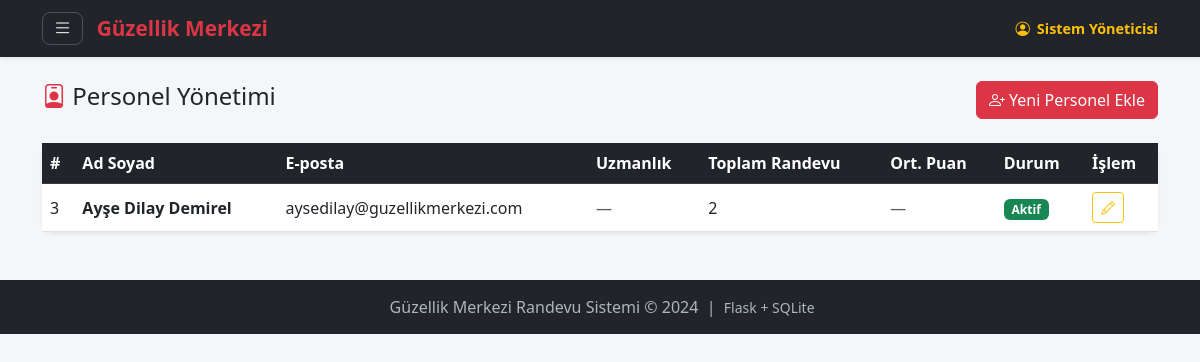
The page /admin/personeller (signed in) on the database as committed earlier.
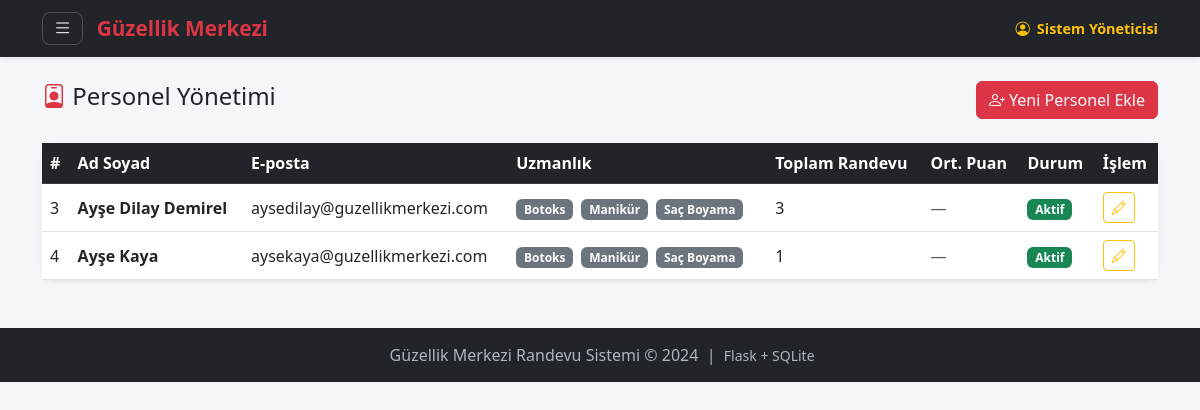
The same page on the database as committed later.
### tables this page shows
CREATE TABLE personeller (
            id          INTEGER PRIMARY KEY AUTOINCREMENT,
            ad_soyad    TEXT    NOT NULL,
            email       TEXT    NOT NULL UNIQUE,
            sifre_hash  TEXT    NOT NULL,
            uzmanlik    TEXT    NOT NULL,          -- Yaptığı işlem (botoks, saç vb.)
            rol         TEXT    DEFAULT 'personel', -- 'personel' veya 'admin'
            aktif       INTEGER DEFAULT 1
        );

CREATE TABLE hizmetler (
            id      INTEGER PRIMARY KEY AUTOINCREMENT,
            ad      TEXT NOT NULL UNIQUE,   -- Hizmet adı (Botoks, Manikür vb.)
            aktif   INTEGER DEFAULT 1       -- 0=pasif, 1=aktif
        , sure_dakika INTEGER DEFAULT 30);

### routes/admin_routes.py (the view)
@admin_bp.route('/personeller')
@admin_gerekli
def personeller():
    db = get_db()
    personel_listesi = db.execute('''
        SELECT p.*,
               COUNT(DISTINCT r.id) AS toplam_randevu,
               AVG(d.hizmet_puani + d.tutum_puani + d.sure_puani) / 3.0 AS ort_puan
        FROM personeller p
        LEFT JOIN randevular r ON p.id = r.personel_id
        LEFT JOIN degerlendirmeler d ON p.id = d.personel_id
        WHERE p.rol = 'personel'
        GROUP BY p.id
        ORDER BY ort_puan DESC NULLS LAST
    ''').fetchall()
    personel_uzmanliklar = {}
    for p in personel_listesi:
        hizmetler = db.execute('''
            SELECT h.ad FROM hizmetler h
            JOIN personel_uzmanliklar pu ON h.id = pu.hizmet_id
            WHERE pu.personel_id = ?
            ORDER BY h.ad
        ''', (p['id'],)).fetchall()
        personel_uzmanliklar[p['id']] = [h['ad'] for h in hizmetler]
    return render_template('admin/personeller.html',
                           personeller=personel_listesi,
                           personel_uzmanliklar=personel_uzmanliklar)

### database.py (called while the page is built)
def get_db():
    if 'db' not in g:
        g.db = sqlite3.connect(
            current_app.config['DATABASE'],
            detect_types=sqlite3.PARSE_DECLTYPES
        )
        g.db.row_factory = sqlite3.Row
    return g.db

### routes/admin_routes.py (called while the page is built)
def admin_gerekli(f):
    from functools import wraps
    @wraps(f)
    def decorated(*args, **kwargs):
        if not admin_mi():
            flash('Bu sayfaya yalnızca yönetici erişebilir.', 'danger')
            return redirect(url_for('auth.personel_login_page'))
        return f(*args, **kwargs)
    return decorated

### utils/auth_helper.py (called while the page is built)
def admin_mi() -> bool:
    return session.get('kullanici_rol') == 'admin'

### templates/admin/personeller.html (shortened to what this page needs)
{% extends 'base.html' %}  {% block icerik %}
<div class="d-flex justify-content-between align-items-center mb-4">
  <h4><i class="bi bi-person-badge text-danger"></i> Personel Yönetimi</h4>
  <a href="{{ url_for('admin.personel_ekle') }}" class="btn btn-danger">
    <i class="bi bi-person-plus"></i> Yeni Personel Ekle
  </a>
</div>
<div class="card shadow-sm">
  <div class="card-body p-0">
    <div class="table-responsive">
      <table class="table table-hover align-middle mb-0">
        <thead class="table-dark">
          <tr>
            <th>#</th>
            <th>Ad Soyad</th>
            <th>E-posta</th>
            <th>Uzmanlık</th>
            <th>Toplam Randevu</th>
            <th>Ort. Puan</th>
            <th>Durum</th>
            <th>İşlem</th>
          </tr>
        </thead>
        <tbody>
          {% for p in personeller %}
          <tr>
            <td>{{ p['id'] }}</td>
            <td><strong>{{ p['ad_soyad'] }}</strong></td>
            <td>{{ p['email'] }}</td>
            <td>
              {% for uzmanlik in personel_uzmanliklar.get(p['id'], []) %}
                <span class="badge bg-secondary me-1">{{ uzmanlik }}</span>
              {% else %}
                <span class="text-muted">—</span>
              {% endfor %}
            </td>
            <td>{{ p['toplam_randevu'] or 0 }}</td>
            <td>
              {% if p['ort_puan'] %}
              <span class="text-warning">
                ★ {{ "%.1f"|format(p['ort_puan']) }} / 5.0
              </span>
              {% else %}
              <span class="text-muted">—</span>
              {% endif %}
            </td>
            <td>
              <span class="badge {{ 'bg-success' if p['aktif'] else 'bg-danger' }}">
                {{ 'Aktif' if p['aktif'] else 'Pasif' }}
              </span>
            </td>
            <td>
              <a href="{{ url_for('admin.personel_duzenle', personel_id=p.id) }}"
                 class="btn btn-outline-warning btn-sm" title="Düzenle">
                <i class="bi bi-pencil"></i>
              </a>
            </td>
          </tr>
          {% endfor %}
        </tbody>
      </table>
    </div>
  </div>
</div>
{% endblock %}

Rows that differ between the two databases and show on the page:
changed personeller "Ayşe Dilay Demirel": id "2" → "3"; no longer shows "—"
now on this page (row unchanged): hizmetler: ad "Botoks"
now on this page (row unchanged): hizmetler: ad "Manikür"
now on this page (row unchanged): hizmetler: ad "Saç Boyama"
added personeller: id "4", ad_soyad "Ayşe Kaya", email "aysekaya@guzellikmerkezi.com", aktif "1", aktif "Aktif"
